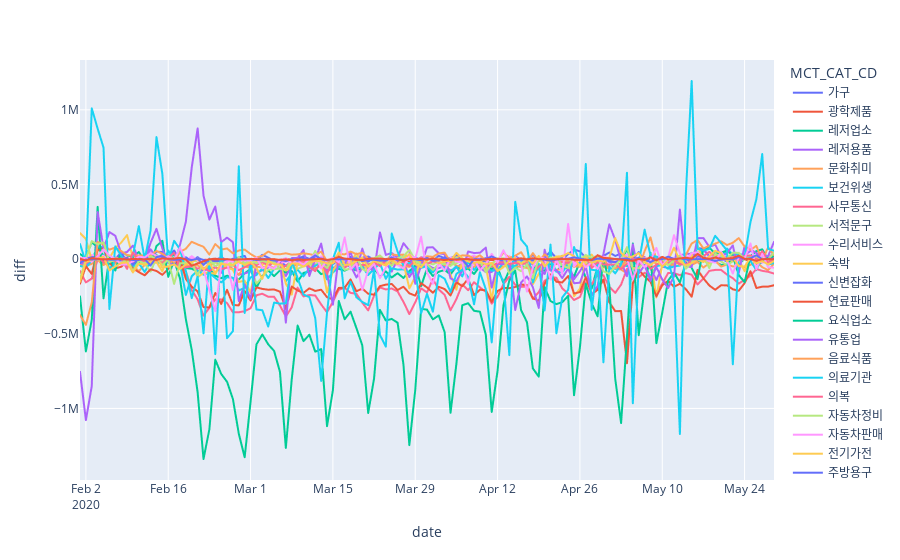

The cell this chart's notebook holds for it:
### Code cell
diff_data = year_diff_by_day(daegu_수성구_data, draw_plot=True)
